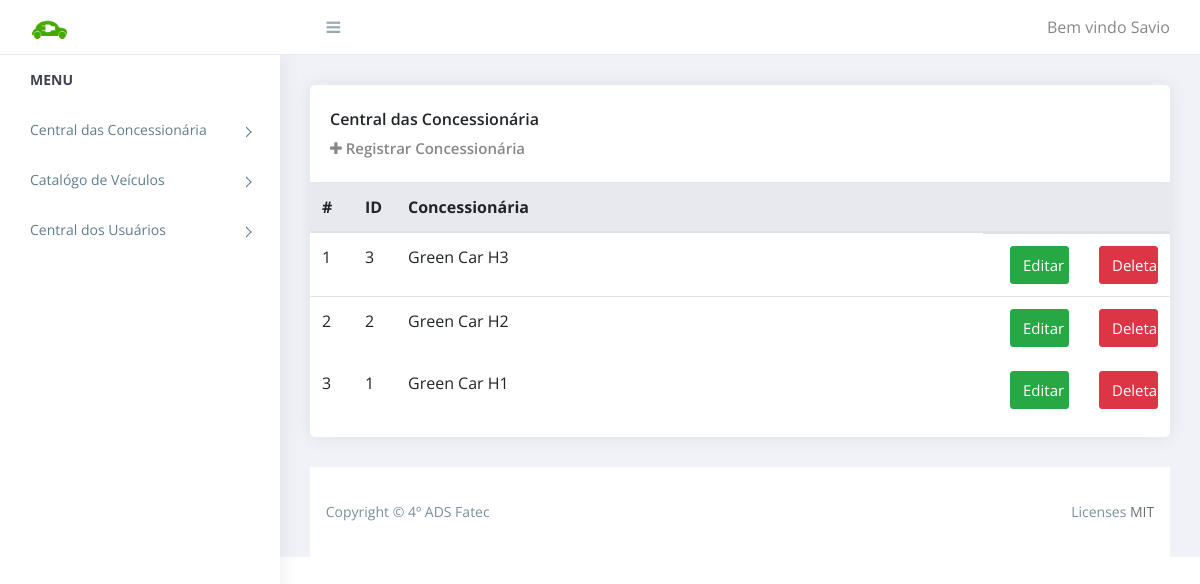
The page /index.php (signed in) on the database as committed earlier.
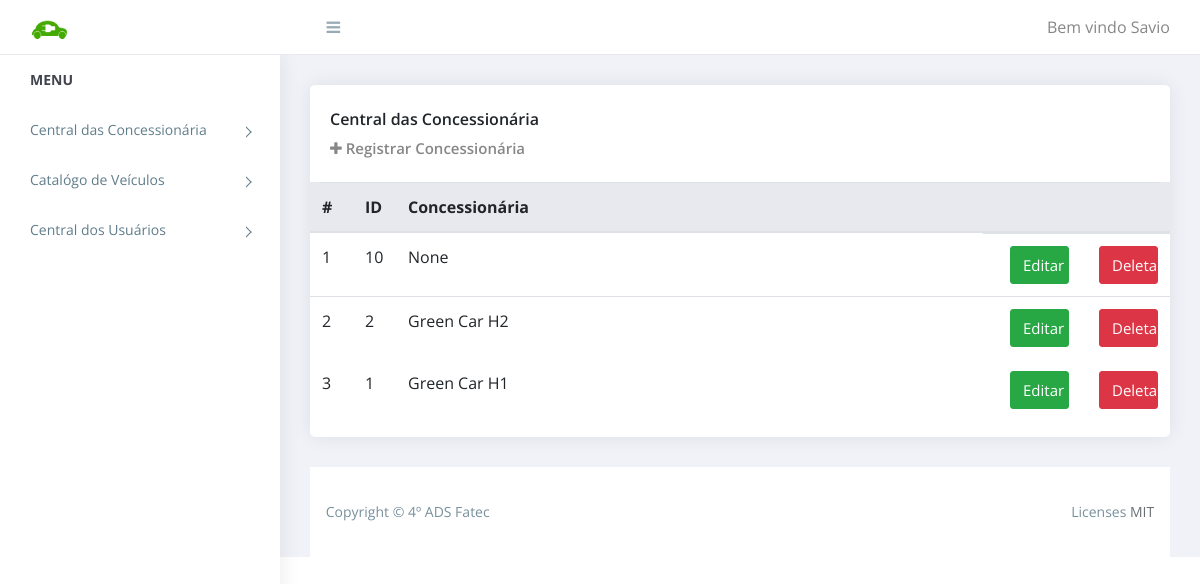
The same page on the database as committed later.
### tables this page shows
CREATE TABLE `concessionaria` (
  `id` int(11) NOT NULL,
  `concessionaria` varchar(100) NOT NULL
);

### index.php (the view, shortened to what this page needs)
<?php
require('top.php');
$res = mysqli_query($con, "SELECT * FROM concessionaria order by id desc");
?>
<main class="content pb-0" role="main">
    <aside class="dealerships">
        <div class="row">
            <div class="col-xl-12">
                <div class="card">
                    <section class="card-body">
                        <h4 class="box-title">Central das Concessionária</h4>
                        <h4 class="box-title-link">
                            <a href="add_dealership.php"><i class="fa fa-plus"></i>
                                Registrar Concessionária
                            </a>
                        </h4>
                    </section>
                    <article class="card-body--">
                        <section class="table-stats dealership-table ov-h">
                            <table class="table">
                                <thead>
                                    <tr>
                                        <th width="5%">#</th>
                                        <th width="5%">ID</th>
                                        <th width="70%">Concessionária</th>
                                        <th width="0%"></th>
                                    </tr>
                                </thead>
                                <tbody>
                                    <?php
                                    $i = 1;
                                    while ($row = mysqli_fetch_assoc($res)) {
                                    ?>
                                        <tr>
                                            <td><?php echo $i ?></td>
                                            <td><?php echo $row['id'] ?></td>
                                            <td><?php echo $row['concessionaria'] ?></td>
                                            <td class="row">
                                                <section class="col-lg-6">
                                                    <button class="btn btn-success btn-block">
                                                        <a href="add_dealership.php?id=<?php echo $row['id'] ?>">
                                                            <span style="color:white; font-size:15px">Editar</span>
                                                        </a>
                                                    </button>
                                                </section>
                                                <section class="col-lg-6">
                                                    <button class="btn btn-danger btn-block">
                                                        <a href="index.php?id=<?php echo $row['id'] ?>&type=delete">
                                                            <span style="color:white; font-size:15px">Deletar</span>
                                                        </a>
                                                    </button>
                                                </section>
                                            </td>
                                        </tr>
                                    <?php $i++;
                                    } ?>
                                </tbody>
                            </table>
                        </section>
                    </article>
                </div>
            </div>
        </div>
    </aside>
</main>
<?php
require('footer.php');
?>

Rows that differ between the two databases and show on the page:
removed concessionaria: id "3", concessionaria "Green Car H3"
added concessionaria: id "10", concessionaria "None"
